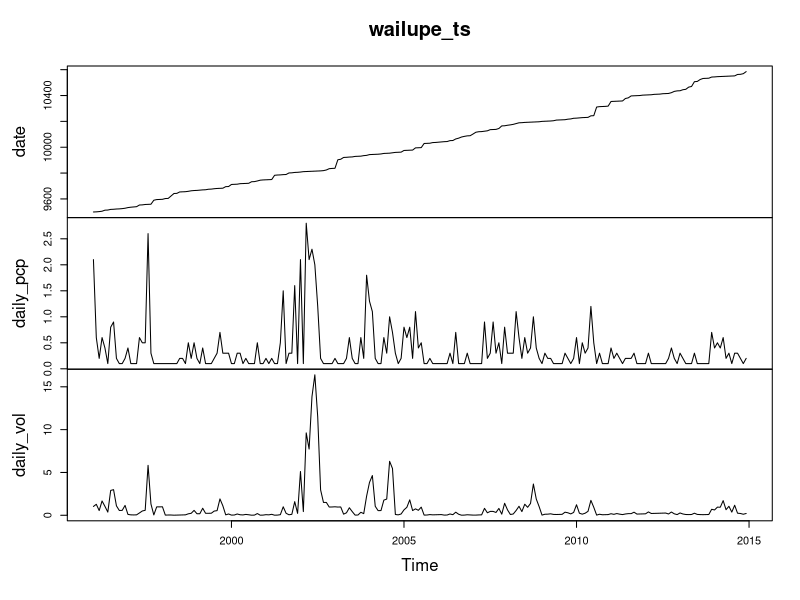
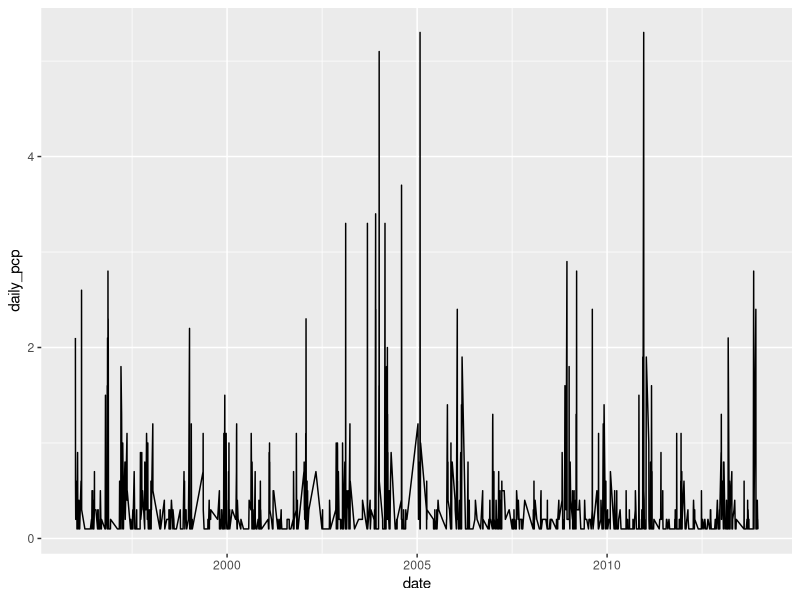
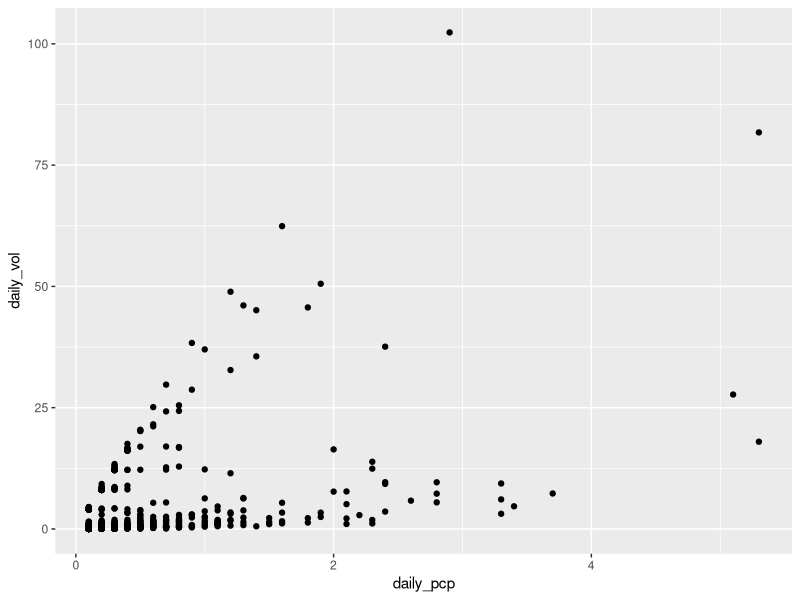
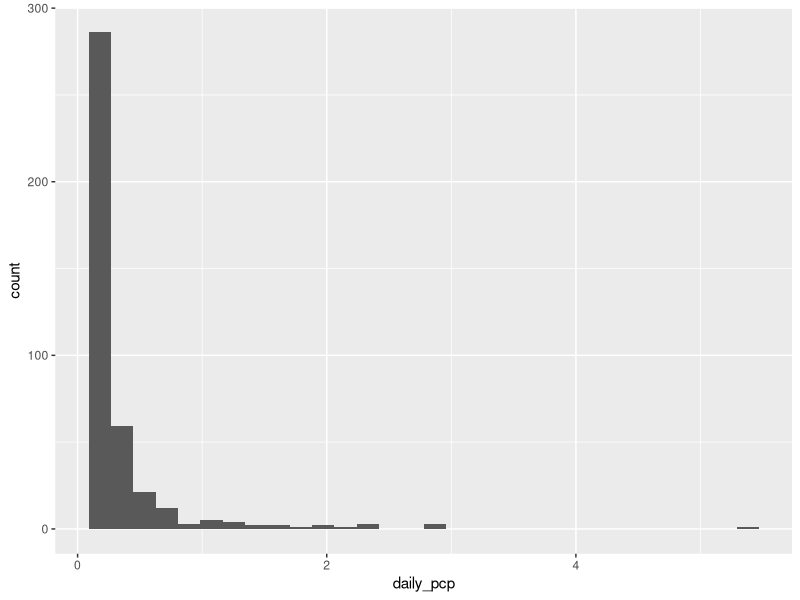

Write R code to recreate these figures, in order. (Note: this script raises an error after producing the figures.)
## ---- chunk 1
knitr::opts_chunk$set(echo = TRUE)
## ---- chunk 2

## Data Wrangling for Kahuwai Stormwater Data
## N Dornan

##Load Packages

library(tidyverse)
library(lubridate)
library(stringr)
library(tseries)

## Read in file

rain_dat_77 = read.csv("NOAA_precipdata77_KW_02032020.csv")
rain_dat_08 = read.csv("NOAA_precipdata08_KW_111719.csv")
rain_paiko = read.csv("NOAA_paikodaily_KW_02062020.csv")

##Use lubridate to clean up the dates and times...

rain_dat_77$DATE <- ymd(rain_dat_77$DATE)
rain_dat_08$DATE <- ymd(rain_dat_08$DATE)
rain_paiko$DATE <- ymd(rain_paiko$DATE)

## ---- chunk 3

wailupe_tidy_77 <- rain_dat_77 %>% 
  rename(station = STATION, station_name = STATION_NAME, elevation = ELEVATION, lat = LATITUDE, lon = LONGITUDE, date = DATE, time = TIME, qgag = QGAG, qgag_flag = Measurement.Flag, qgag_qual = Quality.Flag, qgag_units = Units, qpcp = QPCP, qpcp_flag = Measurement.Flag.1, qpcp_qual = Quality.Flag.1, qpcp_units = Units.1) %>%
  filter(station_name == "WAILUPE VALLEY SCHOOL 723.6 HI US") %>% #filter to Wailupe gauge only
  filter(qpcp != "-9999",
         qpcp != "999",
         qpcp != "999.99",
         qpcp_flag != "g",
         qpcp_flag != "{",
         qpcp_flag != "}",
         qpcp_flag != "[",
         qpcp_flag != "]",
         qgag != "-9999.00",
         qgag != "-9999",
         qgag_flag != "g",
         qgag_flag != "V",
         qgag_flag != "P",
         qgag_flag != "{",
         qgag_flag != "}",
         qgag_flag != "[",
         qgag_flag != "]") ## removes all flagged data
    
wailupe_daily_77 <- wailupe_tidy_77 %>%  
  group_by(date) %>%
  summarize(
    daily_pcp = sum(qpcp),
    daily_vol = sum(qgag)) ## gives total summed precip data per day. HT is given in hundreths of inches.


## ---- chunk 4
##TS TIME

wailupe_daily_77$date <- ymd(wailupe_daily_77$date)

wailupe_ts <- wailupe_daily_77 %>%
  ts(daily_gag, start=c(1996, 1), end=c(2014, 12), frequency=12)

plot(wailupe_ts)


######################## standard ggplot

wailupe_plot_pcp <- ggplot(wailupe_daily_77, aes(date, daily_pcp)) +
  geom_line()

wailupe_plot_pcp

##search for 2 year, 24 hour storm event (4.78 inches plus/minus 4.12-5.57 inches 90% confidence interval!)

wailupe_investigate_1 <- wailupe_daily_77 %>%
  filter(daily_pcp > "4.12",
         daily_pcp < "5.57")

## Storms that fall in this range are on:
# 2004-01-02
# 2005-01-29
# 2010-12-19

## Look at scatter of qpcp vs qgag
scatterplot <- ggplot(wailupe_daily_77, aes(x= daily_pcp, y = daily_vol)) +
                        geom_point()

scatterplot

## filter dataset from 2008-2014
wailupe_clean_daily <- wailupe_daily_77 %>%
  filter(date > "2008-01-01",
         date < "2014-12-31")

## look at histogram plot to investigate storm frequency over given time period
hist <- ggplot(wailupe_clean_daily, aes(x= daily_pcp)) +
  geom_histogram()

hist

## ---- chunk 5
#########Explore Paiko Dataset

paiko_precip <- rain_paiko %>%
  select(DATE,PRCP) %>%
  filter(PRCP > "0")

paiko_explore <- ggplot(paiko_precip, aes(x = DATE, y = PRCP)) +
  geom_point()

paiko_explore
  
## ---- chunk 6

## This could be more elegant. Another way to do this is filtering by season.

######################
wailupe_05_investigate <- wailupe_tidy_77 %>%
  filter(date >"2005-1-1",
         date <"2005-12-31") %>%
  summarize(
    days_05 = length(date),
    annual_percent = (days_05/365)*100)

######################
wailupe_06_investigate <- wailupe_tidy_77 %>%
  filter(date >"2006-1-1",
         date <"2006-12-31") %>%
  summarize(
    days_06 = length(date),
    annual_percent = (days_06/365)*100)

######################3
wailupe_07_investigate <- wailupe_tidy_77 %>%
  filter(date >"2007-1-1",
         date <"2007-12-31") %>%
  summarize(
    days_07 = length(date),
    annual_percent = (days_07/365)*100)

######    
    
wailupe_08_investigate <- wailupe_tidy_77 %>%
  filter(date >"2008-1-1",
         date <"2008-12-31") %>%
  summarize(
    days_08 = length(date),
    annual_percent = (days_08/365)*100
                )

#################

wailupe_09_investigate <- wailupe_tidy_77 %>%
  filter(date >"2009-1-1",
         date <"2009-12-31") %>%
  summarize(
    days_09 = length(date),
    annual_percent = (days_09/365)*100
  )

#################
wailupe_10_investigate <- wailupe_tidy_77 %>%
  filter(date >"2010-1-1",
         date <"2010-12-31") %>%
  summarize(
    days_10 = length(date),
    annual_percent = (days_10/365)*100
  )

#################
wailupe_11_investigate <- wailupe_tidy_77 %>%
  filter(date >"2011-1-1",
         date <"2011-12-31") %>%
  summarize(
    days_11 = length(date),
    annual_percent = (days_11/365)*100
  )
#################
wailupe_12_investigate <- wailupe_tidy_77 %>%
  filter(date >"2012-1-1",
         date <"2012-12-31") %>%
  summarize(
    days_12 = length(date),
    annual_percent = (days_12/365)*100
  )

#################
wailupe_13_investigate <- wailupe_tidy_77 %>%
  filter(date >"2013-1-1",
         date <"2013-12-31") %>%
  summarize(
    days_13 = length(date),
    annual_percent = (days_13/365)*100
  )

## ---- chunk 7

wailupe_04 <- wailupe_daily_77 %>%
  filter(date >"2004-01-01",
         date <"2004-12-31")

wailupe_plot_04 <- ggplot(wailupe_04, aes(date, daily_pcp)) +
  geom_line() +
  xlab("Date") +
  ylab("Precipitation (inches)")

wailupe_plot_04

###############

wailupe_05 <- wailupe_daily_77 %>%
  filter(date >"2005-01-01",
         date <"2005-12-31")

wailupe_plot_05 <- ggplot(wailupe_05, aes(date, daily_pcp)) +
  geom_line() +
  xlab("Date") +
  ylab("Precipitation (inches)")

wailupe_plot_05

###############

wailupe_08 <- wailupe_daily_77 %>%
  filter(date >"2008-10-25",
         date <"2008-12-31")

wailupe_plot_08 <- ggplot(wailupe_08, aes(date, daily_pcp)) +
  geom_line() +
  xlab("Date") +
  ylab("Precipitation (inches)")

wailupe_plot_08

###############

wailupe_09 <- wailupe_daily_77 %>%
  filter(date >"2009-01-01",
         date <"2009-12-31")

wailupe_plot_09 <- ggplot(wailupe_09, aes(date, daily_pcp)) +
  geom_line() +
  xlab("Date") +
  ylab("Precipitation (inches)")

wailupe_plot_09

###############

wailupe_10 <- wailupe_daily_77 %>%
  filter(date >"2010-01-01",
         date <"2010-12-31")

wailupe_plot_10 <- ggplot(wailupe_10, aes(date, daily_pcp)) +
  geom_line() +
  xlab("Date") +
  ylab("Precipitation (inches)")

wailupe_plot_10

###############

wailupe_13 <- wailupe_daily_77 %>%
  filter(date >"2013-01-01",
         date <"2013-12-31")

wailupe_plot_13 <- ggplot(wailupe_13, aes(date, daily_pcp)) +
  geom_line() +
  xlab("Date") +
  ylab("Precipitation (inches)")

wailupe_plot_13


## ---- chunk 8

##search for 2 year, 24 hour storm events (4.78 inches plus/minus 4.12-5.57 inches 90% confidence interval!)

wailupe_storm_04 <- wailupe_tidy_77 %>%
  filter(date > "2004-01-01",
         date < "2004-01-04")

storm_plot_04 <- ggplot(wailupe_storm_04, aes(time, qpcp)) +
  geom_point() +
  xlab("Time") +
  ylab("Precipitation (inches)") +
  theme_classic()

storm_plot_04

write.csv(wailupe_storm_04, file = "wailupe_storm_20040102_r.csv")  

######

wailupe_storm_05 <- wailupe_tidy_77 %>%
  filter(date > "2005-01-27",
         date < "2005-01-30")

storm_plot_05 <- ggplot(wailupe_storm_05, aes(time, qpcp)) +
  geom_point() +
  xlab("Time") +
  ylab("Precipitation (inches)") +
  theme_classic()

storm_plot_05

write.csv(wailupe_storm_05, file = "wailupe_storm_20050128_r.csv")  

##### condensed 2010 storm used for calibration

wailupe_storm_10_test <- wailupe_tidy_77 %>%
  filter(date == "2010-12-19")

storm_plot_10_test <- ggplot(wailupe_storm_10_test, aes(time, qpcp)) +
  geom_point() +
  xlab("Time") +
  ylab("Precipitation (inches)") +
  theme_classic()

storm_plot_10_test

write.csv(wailupe_storm_10_test, file = "wailupe_storm_10test_r.csv") 

#####

wailupe_storm_10 <- wailupe_tidy_77 %>%
  filter(date > "2010-12-18",
         date < "2010-12-20")

storm_plot_10 <- ggplot(wailupe_storm_10, aes(time, qpcp)) +
  geom_point() +
  xlab("Time") +
  ylab("Precipitation (inches)") +
  theme_classic()

storm_plot_10

write.csv(wailupe_storm_10, file = "wailupe_storm_20101219_r.csv") 

## ---- chunk 9

#2009 storm @ 2.8 inches
wailupe_storm_09 <- wailupe_tidy_77 %>%
  filter(date >"2009-03-13",
         date <"2009-03-16")

storm_plot_09 <- ggplot(wailupe_storm_09, aes(time, qpcp)) +
  geom_point() +
  xlab("Date") +
  ylab("Precipitation (inches)")

storm_plot_09

write.csv(wailupe_storm_09, file = "wailupe_storm_20090314_r.csv") 

#2013 storm @ 2.8 inches
wailupe_storm_13 <- wailupe_tidy_77 %>%
  filter(date >"2013-11-08",
         date <"2013-11-11")

storm_plot_13 <- ggplot(wailupe_storm_13, aes(time, qpcp)) +
  geom_point() +
  xlab("Date") +
  ylab("Precipitation (inches)")

storm_plot_13

write.csv(wailupe_storm_09, file = "wailupe_storm_20131109_r.csv") 
